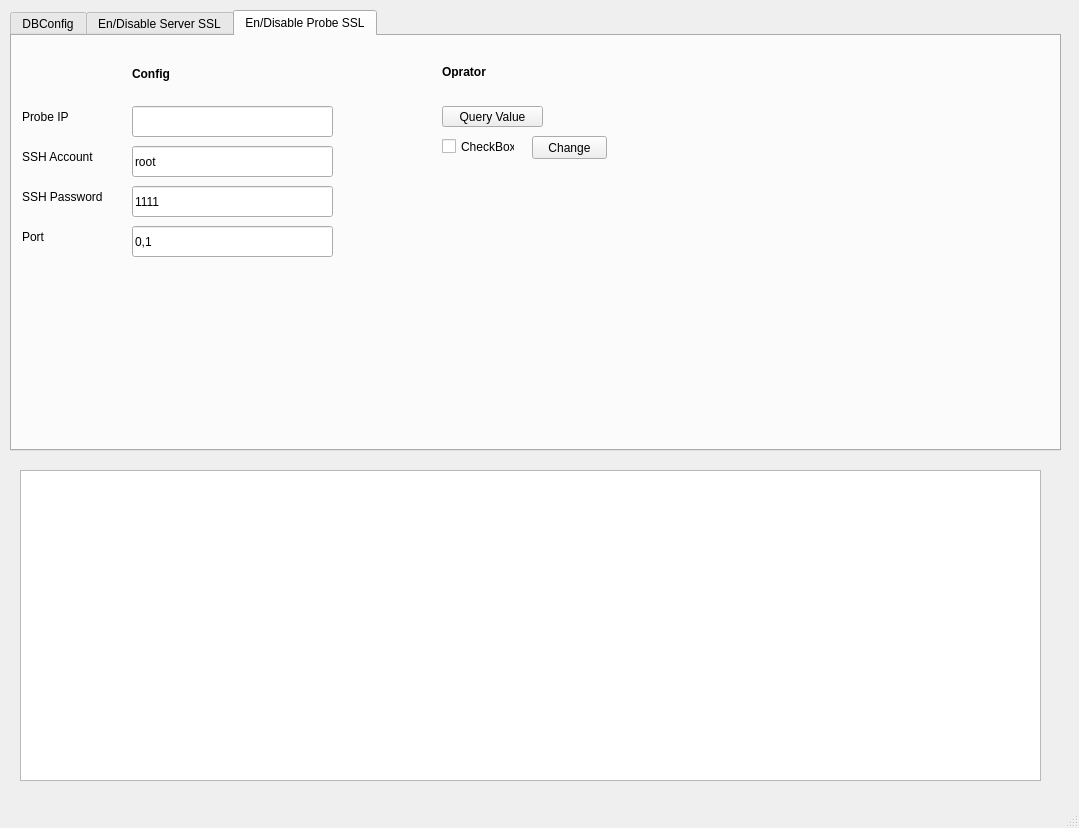
<?xml version="1.0" encoding="UTF-8"?>
<ui version="4.0">
 <class>MainWindow</class>
 <widget class="QMainWindow" name="MainWindow">
  <property name="geometry">
   <rect>
    <x>0</x>
    <y>0</y>
    <width>1079</width>
    <height>828</height>
   </rect>
  </property>
  <property name="windowTitle">
   <string>AtheNAC Tools</string>
  </property>
  <widget class="QWidget" name="centralwidget">
   <widget class="QTabWidget" name="tabWidget">
    <property name="geometry">
     <rect>
      <x>10</x>
      <y>10</y>
      <width>1051</width>
      <height>441</height>
     </rect>
    </property>
    <property name="currentIndex">
     <number>2</number>
    </property>
    <widget class="QWidget" name="tab_DBConfig">
     <attribute name="title">
      <string>DBConfig</string>
     </attribute>
     <widget class="QPushButton" name="pushButton_Change_DBConfig">
      <property name="geometry">
       <rect>
        <x>760</x>
        <y>120</y>
        <width>75</width>
        <height>23</height>
       </rect>
      </property>
      <property name="text">
       <string>Change</string>
      </property>
      <property name="checkable">
       <bool>false</bool>
      </property>
     </widget>
     <widget class="QLabel" name="label_ConfigPath_DBConfig">
      <property name="geometry">
       <rect>
        <x>120</x>
        <y>30</y>
        <width>61</width>
        <height>16</height>
       </rect>
      </property>
      <property name="font">
       <font>
        <family>Arial</family>
        <weight>75</weight>
        <bold>true</bold>
       </font>
      </property>
      <property name="text">
       <string>ConfigPath</string>
      </property>
     </widget>
     <widget class="QLabel" name="label_Oprator_DBConfig">
      <property name="geometry">
       <rect>
        <x>420</x>
        <y>30</y>
        <width>81</width>
        <height>16</height>
       </rect>
      </property>
      <property name="font">
       <font>
        <family>Arial</family>
        <weight>75</weight>
        <bold>true</bold>
       </font>
      </property>
      <property name="text">
       <string>Oprator</string>
      </property>
     </widget>
     <widget class="QLineEdit" name="lineEdit_ConfigPath_DBConfig_Web">
      <property name="geometry">
       <rect>
        <x>120</x>
        <y>60</y>
        <width>281</width>
        <height>31</height>
       </rect>
      </property>
      <property name="text">
       <string>C:/PIXIS/Web/Config/PixisWebSetting.cfg</string>
      </property>
     </widget>
     <widget class="QLabel" name="label_Web_DBConfig">
      <property name="geometry">
       <rect>
        <x>10</x>
        <y>60</y>
        <width>47</width>
        <height>12</height>
       </rect>
      </property>
      <property name="text">
       <string>Web</string>
      </property>
     </widget>
     <widget class="QLabel" name="label_CoreService_DBConfig">
      <property name="geometry">
       <rect>
        <x>10</x>
        <y>100</y>
        <width>81</width>
        <height>16</height>
       </rect>
      </property>
      <property name="text">
       <string>CoreService</string>
      </property>
     </widget>
     <widget class="QLabel" name="label_Radius_DBConfig">
      <property name="geometry">
       <rect>
        <x>10</x>
        <y>150</y>
        <width>47</width>
        <height>12</height>
       </rect>
      </property>
      <property name="text">
       <string>Radius</string>
      </property>
     </widget>
     <widget class="QLineEdit" name="lineEdit_ConfigPath_DBConfig_CoreService">
      <property name="geometry">
       <rect>
        <x>120</x>
        <y>100</y>
        <width>281</width>
        <height>31</height>
       </rect>
      </property>
      <property name="text">
       <string>C:/PIXIS/CoreService/Config/CoreServiceSetting.cfg</string>
      </property>
     </widget>
     <widget class="QLineEdit" name="lineEdit_ConfigPath_DBConfig_Radius">
      <property name="geometry">
       <rect>
        <x>120</x>
        <y>140</y>
        <width>281</width>
        <height>31</height>
       </rect>
      </property>
      <property name="text">
       <string>C:/PIXIS/RadiusService/Config/RadiusServiceSetting.cfg</string>
      </property>
     </widget>
     <widget class="QPushButton" name="pushButton_Query_DBConfig">
      <property name="geometry">
       <rect>
        <x>420</x>
        <y>70</y>
        <width>101</width>
        <height>21</height>
       </rect>
      </property>
      <property name="text">
       <string>Query SQL Value</string>
      </property>
     </widget>
     <widget class="QLineEdit" name="lineEdit_SQLIP_DBConfig">
      <property name="geometry">
       <rect>
        <x>420</x>
        <y>120</y>
        <width>91</width>
        <height>21</height>
       </rect>
      </property>
      <property name="text">
       <string/>
      </property>
     </widget>
     <widget class="QLabel" name="label_SQLIP_DBConfig">
      <property name="geometry">
       <rect>
        <x>420</x>
        <y>100</y>
        <width>47</width>
        <height>12</height>
       </rect>
      </property>
      <property name="text">
       <string>SQL IP</string>
      </property>
     </widget>
     <widget class="QLabel" name="label_SQLAccount_DBConfig">
      <property name="geometry">
       <rect>
        <x>520</x>
        <y>100</y>
        <width>81</width>
        <height>16</height>
       </rect>
      </property>
      <property name="text">
       <string>SQL Account</string>
      </property>
     </widget>
     <widget class="QLineEdit" name="lineEdit_SQLAccount_DBConfig">
      <property name="geometry">
       <rect>
        <x>520</x>
        <y>120</y>
        <width>91</width>
        <height>21</height>
       </rect>
      </property>
     </widget>
     <widget class="QPushButton" name="pushButton_RestartService_DBConfig">
      <property name="geometry">
       <rect>
        <x>840</x>
        <y>120</y>
        <width>91</width>
        <height>23</height>
       </rect>
      </property>
      <property name="text">
       <string>Restart Service</string>
      </property>
     </widget>
     <widget class="QLineEdit" name="lineEdit_SQLPWD_DBConfig">
      <property name="geometry">
       <rect>
        <x>630</x>
        <y>120</y>
        <width>113</width>
        <height>20</height>
       </rect>
      </property>
     </widget>
     <widget class="QLabel" name="label_SQLPWD_DBConfig">
      <property name="geometry">
       <rect>
        <x>630</x>
        <y>100</y>
        <width>71</width>
        <height>16</height>
       </rect>
      </property>
      <property name="text">
       <string>SQL Password</string>
      </property>
     </widget>
    </widget>
    <widget class="QWidget" name="tab_Server_SSL">
     <attribute name="title">
      <string>En/Disable Server SSL</string>
     </attribute>
     <widget class="QLabel" name="label_ConfigPath_ServerSSL">
      <property name="geometry">
       <rect>
        <x>120</x>
        <y>30</y>
        <width>61</width>
        <height>16</height>
       </rect>
      </property>
      <property name="font">
       <font>
        <family>Arial</family>
        <weight>75</weight>
        <bold>true</bold>
       </font>
      </property>
      <property name="text">
       <string>ConfigPath</string>
      </property>
     </widget>
     <widget class="QLineEdit" name="lineEdit_ConfigPath_ServerSSL_Web">
      <property name="geometry">
       <rect>
        <x>120</x>
        <y>70</y>
        <width>281</width>
        <height>31</height>
       </rect>
      </property>
      <property name="text">
       <string>C:/PIXIS/Web/Config/PixisWebSetting.cfg</string>
      </property>
     </widget>
     <widget class="QLabel" name="label_Web_ServerSSL">
      <property name="geometry">
       <rect>
        <x>10</x>
        <y>70</y>
        <width>47</width>
        <height>12</height>
       </rect>
      </property>
      <property name="text">
       <string>Web</string>
      </property>
     </widget>
     <widget class="QLabel" name="label_CoreService_ServerSSL">
      <property name="geometry">
       <rect>
        <x>10</x>
        <y>110</y>
        <width>81</width>
        <height>16</height>
       </rect>
      </property>
      <property name="text">
       <string>CoreService</string>
      </property>
     </widget>
     <widget class="QLineEdit" name="lineEdit_ConfigPath_ServerSSL_CoreService">
      <property name="geometry">
       <rect>
        <x>120</x>
        <y>110</y>
        <width>281</width>
        <height>31</height>
       </rect>
      </property>
      <property name="text">
       <string>C:/PIXIS/CoreService/Config/CoreServiceSetting.cfg</string>
      </property>
     </widget>
     <widget class="QPushButton" name="pushButton_RestartService_ServerSSL">
      <property name="geometry">
       <rect>
        <x>590</x>
        <y>110</y>
        <width>91</width>
        <height>23</height>
       </rect>
      </property>
      <property name="text">
       <string>Restart Service</string>
      </property>
     </widget>
     <widget class="QPushButton" name="pushButton_Change_ServerSSL">
      <property name="geometry">
       <rect>
        <x>510</x>
        <y>110</y>
        <width>75</width>
        <height>23</height>
       </rect>
      </property>
      <property name="text">
       <string>Change</string>
      </property>
      <property name="checkable">
       <bool>false</bool>
      </property>
     </widget>
     <widget class="QPushButton" name="pushButton_Query_ServerSSL">
      <property name="geometry">
       <rect>
        <x>420</x>
        <y>70</y>
        <width>101</width>
        <height>21</height>
       </rect>
      </property>
      <property name="text">
       <string>Query Value</string>
      </property>
     </widget>
     <widget class="QLabel" name="label_Oprator_ServerSSL">
      <property name="geometry">
       <rect>
        <x>430</x>
        <y>30</y>
        <width>47</width>
        <height>12</height>
       </rect>
      </property>
      <property name="font">
       <font>
        <family>Arial</family>
        <weight>75</weight>
        <bold>true</bold>
       </font>
      </property>
      <property name="text">
       <string>Oprator</string>
      </property>
     </widget>
     <widget class="QCheckBox" name="checkBox_Enabled_ServerSSL">
      <property name="geometry">
       <rect>
        <x>420</x>
        <y>110</y>
        <width>73</width>
        <height>21</height>
       </rect>
      </property>
      <property name="text">
       <string>CheckBox</string>
      </property>
     </widget>
    </widget>
    <widget class="QWidget" name="tab_Probe_SSL">
     <attribute name="title">
      <string>En/Disable Probe SSL</string>
     </attribute>
     <widget class="QLabel" name="label_ProbeIP_ProbeSSl">
      <property name="geometry">
       <rect>
        <x>10</x>
        <y>70</y>
        <width>51</width>
        <height>21</height>
       </rect>
      </property>
      <property name="font">
       <font>
        <family>Arial</family>
        <weight>50</weight>
        <bold>false</bold>
       </font>
      </property>
      <property name="text">
       <string>Probe IP</string>
      </property>
     </widget>
     <widget class="QLabel" name="label_SSHAccount_ProbeSSl">
      <property name="geometry">
       <rect>
        <x>10</x>
        <y>110</y>
        <width>81</width>
        <height>21</height>
       </rect>
      </property>
      <property name="font">
       <font>
        <family>Arial</family>
        <weight>50</weight>
        <bold>false</bold>
       </font>
      </property>
      <property name="text">
       <string>SSH Account</string>
      </property>
     </widget>
     <widget class="QLabel" name="label_Password_ProbeSSl">
      <property name="geometry">
       <rect>
        <x>10</x>
        <y>150</y>
        <width>91</width>
        <height>21</height>
       </rect>
      </property>
      <property name="font">
       <font>
        <family>Arial</family>
        <weight>50</weight>
        <bold>false</bold>
       </font>
      </property>
      <property name="text">
       <string>SSH Password</string>
      </property>
     </widget>
     <widget class="QLabel" name="label_Config_ProbeSSL">
      <property name="geometry">
       <rect>
        <x>120</x>
        <y>30</y>
        <width>61</width>
        <height>16</height>
       </rect>
      </property>
      <property name="font">
       <font>
        <family>Arial</family>
        <weight>75</weight>
        <bold>true</bold>
       </font>
      </property>
      <property name="text">
       <string>Config</string>
      </property>
     </widget>
     <widget class="QLabel" name="label_Oprator_ProbeSSL">
      <property name="geometry">
       <rect>
        <x>430</x>
        <y>30</y>
        <width>47</width>
        <height>12</height>
       </rect>
      </property>
      <property name="font">
       <font>
        <family>Arial</family>
        <weight>75</weight>
        <bold>true</bold>
       </font>
      </property>
      <property name="text">
       <string>Oprator</string>
      </property>
     </widget>
     <widget class="QLineEdit" name="lineEdit_ProbeIP_ProbeSSL">
      <property name="geometry">
       <rect>
        <x>120</x>
        <y>70</y>
        <width>201</width>
        <height>31</height>
       </rect>
      </property>
     </widget>
     <widget class="QLineEdit" name="lineEdit_SSHAccount_ProbeSSL">
      <property name="geometry">
       <rect>
        <x>120</x>
        <y>110</y>
        <width>201</width>
        <height>31</height>
       </rect>
      </property>
      <property name="text">
       <string>root</string>
      </property>
     </widget>
     <widget class="QLineEdit" name="lineEdit_SSHPassword_ProbeSSL">
      <property name="geometry">
       <rect>
        <x>120</x>
        <y>150</y>
        <width>201</width>
        <height>31</height>
       </rect>
      </property>
      <property name="text">
       <string>1111</string>
      </property>
     </widget>
     <widget class="QLineEdit" name="lineEdit_Port_ProbeSSL">
      <property name="geometry">
       <rect>
        <x>120</x>
        <y>190</y>
        <width>201</width>
        <height>31</height>
       </rect>
      </property>
      <property name="text">
       <string>0,1</string>
      </property>
     </widget>
     <widget class="QLabel" name="label_Port_ProbeSSl">
      <property name="geometry">
       <rect>
        <x>10</x>
        <y>190</y>
        <width>91</width>
        <height>21</height>
       </rect>
      </property>
      <property name="font">
       <font>
        <family>Arial</family>
        <weight>50</weight>
        <bold>false</bold>
       </font>
      </property>
      <property name="text">
       <string>Port</string>
      </property>
     </widget>
     <widget class="QCheckBox" name="checkBox_Enabled_ProbeSSL">
      <property name="geometry">
       <rect>
        <x>430</x>
        <y>100</y>
        <width>73</width>
        <height>21</height>
       </rect>
      </property>
      <property name="text">
       <string>CheckBox</string>
      </property>
     </widget>
     <widget class="QPushButton" name="pushButton_Change_ProbeSSL">
      <property name="geometry">
       <rect>
        <x>520</x>
        <y>100</y>
        <width>75</width>
        <height>23</height>
       </rect>
      </property>
      <property name="text">
       <string>Change</string>
      </property>
      <property name="checkable">
       <bool>false</bool>
      </property>
     </widget>
     <widget class="QPushButton" name="pushButton_Query_ProbeSSL">
      <property name="geometry">
       <rect>
        <x>430</x>
        <y>70</y>
        <width>101</width>
        <height>21</height>
       </rect>
      </property>
      <property name="text">
       <string>Query Value</string>
      </property>
     </widget>
    </widget>
   </widget>
   <widget class="QPlainTextEdit" name="plainTextEdit_Result_Display">
    <property name="geometry">
     <rect>
      <x>20</x>
      <y>470</y>
      <width>1021</width>
      <height>311</height>
     </rect>
    </property>
    <property name="lineWrapMode">
     <enum>QPlainTextEdit::NoWrap</enum>
    </property>
    <property name="readOnly">
     <bool>true</bool>
    </property>
    <property name="plainText">
     <string/>
    </property>
    <property name="centerOnScroll">
     <bool>false</bool>
    </property>
   </widget>
  </widget>
  <widget class="QMenuBar" name="menubar">
   <property name="geometry">
    <rect>
     <x>0</x>
     <y>0</y>
     <width>1079</width>
     <height>21</height>
    </rect>
   </property>
  </widget>
  <widget class="QStatusBar" name="statusbar"/>
 </widget>
 <resources/>
 <connections/>
</ui>
